Frame 1 (no input): blank canvas, image omitted
Frame 60 (no input): blank canvas, image omitted
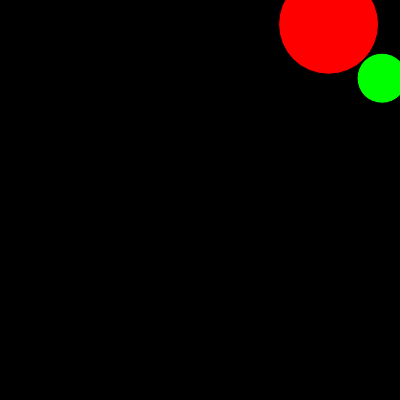
Frame 120 (the mouse pressed at the canvas centre since frame 60)

The p5.js sketch whose frames 1 and 60 were blank and that drew this single picture after the mouse press (run headless with seeded random() and noise() and a simulated clock; from frame 60 on, the mouse is pressed at the canvas centre):

// p5.js sketch
// ── sketch.js
let circles = [];

function setup() {
  createCanvas(400,400);
  background(0);
}

function draw() {
  background(0);
  for(let i = 0; i < circles.length; i++) {
    circles[i].move();
    circles[i].draw();
  }
}

function mousePressed() {
  circles.push( new Circle(mouseX, mouseY) );
  circles.push( new BouncingCircle(mouseX, mouseY) );
}

// ── circle.js
function Circle(x = 50, y = 50, r = 100, col = '#f00') {
  this.x = x;
  this.y = y;
  this.r = r;
  this.col = col;
  this.vx = random(-5,5);
  this.vy = random(-5,5);
}

Circle.prototype.move = function() {
  this.x += this.vx;
  this.y += this.vy;
};

Circle.prototype.draw = function() {
  fill(this.col);
  ellipse(this.x,this.y,this.r);
};

function BouncingCircle(x = 50, y = 50, r = 50, col = '#0f0') {
  // call the parent constructor
  Circle.call(this, x, y, r, col);
  this.vx = random(-5,5);
  this.vy = random(-5,5);
}

// Inherit from Circle
BouncingCircle.prototype = Object.create(Circle.prototype);
BouncingCircle.prototype.constructor = Circle;

BouncingCircle.prototype.move = function() {
  this.x += this.vx;
  this.y += this.vy;
  if (this.x > width || this.x < 0) {
    this.vx *= -1;
  }
  if (this.y > height || this.y < 0) {
    this.vy *= -1;
  }
};
